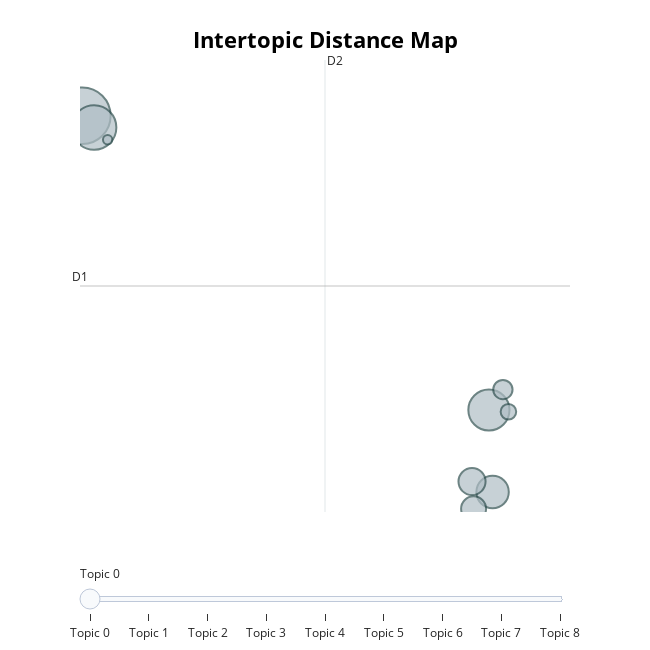

The cell this chart's notebook holds for it:
### Code cell
topic_adv_model.visualize_topics()

### Figure 1 — Plotly figure (JSON) as saved in the notebook; plotly's stock layout.template omitted (floating-point values rounded to 4 significant figures)
{"data": [{"customdata": [[0, "연차 | 회사 | 사용 | 사람 | 가능", 515], [1, "연차 | 복지 | 회사 | 사용 | 사람", 320], [2, "연차 | 복지 | 회사 | 사용 | 사람", 272], [3, "연차 | 회사 | 복지 | 사용 | 사람", 169], [4, "연차 | 복지 | 회사 | 사용 | 사람", 118], [5, "연차 | 사용 | 분위기 | 눈치 | 회사", 100], [6, "회사 | 분위기 | 사람 | 연차 | 눈치", 60], [7, "복지 | 회사 | 장점 | 연차 | 사람", 39], [8, "삼성 | 복지 | 자율 | 출퇴근 | 연봉", 14]], "hovertemplate": "<b>Topic %{customdata[0]}</b><br>%{customdata[1]}<br>Size: %{customdata[2]}", "legendgroup": "", "marker": {"color": "#B0BEC5", "line": {"color": "DarkSlateGrey", "width": 2}, "size": [515, 320, 272, 169, 118, 100, 60, 39, 14], "sizemode": "area", "sizeref": 0.3219, "symbol": "circle"}, "mode": "markers", "name": "", "orientation": "v", "showlegend": false, "type": "scatter", "x": [-0.3849, -0.09464, 9.682, 9.773, 9.264, 9.303, 10.03, 10.17, 0.2419], "xaxis": "x", "y": [10.71, 10.38, 2.237, -0.1249, 0.178, -0.6088, 2.828, 2.19, 10.02], "yaxis": "y"}], "layout": {"annotations": [{"showarrow": false, "text": "D1", "x": -0.4427, "y": 5.811, "yshift": 10}, {"showarrow": false, "text": "D2", "x": 5.624, "xshift": 10, "y": 12.32}], "height": 650, "hoverlabel": {"bgcolor": "white", "font": {"family": "Rockwell", "size": 16}}, "legend": {"itemsizing": "constant", "tracegroupgap": 0}, "margin": {"t": 60}, "shapes": [{"line": {"color": "#CFD8DC", "width": 2}, "type": "line", "x0": 5.624, "x1": 5.624, "y0": -0.7001, "y1": 12.32}, {"line": {"color": "#9E9E9E", "width": 2}, "type": "line", "x0": -0.4427, "x1": 11.69, "y0": 5.811, "y1": 5.811}], "sliders": [{"active": 0, "pad": {"t": 50}, "steps": [{"args": [{"marker.color": [["red", "#B0BEC5", "#B0BEC5", "#B0BEC5", "#B0BEC5", "#B0BEC5", "#B0BEC5", "#B0BEC5", "#B0BEC5"]]}], "label": "Topic 0", "method": "update"}, {"args": [{"marker.color": [["#B0BEC5", "red", "#B0BEC5", "#B0BEC5", "#B0BEC5", "#B0BEC5", "#B0BEC5", "#B0BEC5", "#B0BEC5"]]}], "label": "Topic 1", "method": "update"}, {"args": [{"marker.color": [["#B0BEC5", "#B0BEC5", "red", "#B0BEC5", "#B0BEC5", "#B0BEC5", "#B0BEC5", "#B0BEC5", "#B0BEC5"]]}], "label": "Topic 2", "method": "update"}, {"args": [{"marker.color": [["#B0BEC5", "#B0BEC5", "#B0BEC5", "red", "#B0BEC5", "#B0BEC5", "#B0BEC5", "#B0BEC5", "#B0BEC5"]]}], "label": "Topic 3", "method": "update"}, {"args": [{"marker.color": [["#B0BEC5", "#B0BEC5", "#B0BEC5", "#B0BEC5", "red", "#B0BEC5", "#B0BEC5", "#B0BEC5", "#B0BEC5"]]}], "label": "Topic 4", "method": "update"}, {"args": [{"marker.color": [["#B0BEC5", "#B0BEC5", "#B0BEC5", "#B0BEC5", "#B0BEC5", "red", "#B0BEC5", "#B0BEC5", "#B0BEC5"]]}], "label": "Topic 5", "method": "update"}, {"args": [{"marker.color": [["#B0BEC5", "#B0BEC5", "#B0BEC5", "#B0BEC5", "#B0BEC5", "#B0BEC5", "red", "#B0BEC5", "#B0BEC5"]]}], "label": "Topic 6", "method": "update"}, {"args": [{"marker.color": [["#B0BEC5", "#B0BEC5", "#B0BEC5", "#B0BEC5", "#B0BEC5", "#B0BEC5", "#B0BEC5", "red", "#B0BEC5"]]}], "label": "Topic 7", "method": "update"}, {"args": [{"marker.color": [["#B0BEC5", "#B0BEC5", "#B0BEC5", "#B0BEC5", "#B0BEC5", "#B0BEC5", "#B0BEC5", "#B0BEC5", "red"]]}], "label": "Topic 8", "method": "update"}]}], "title": {"font": {"color": "Black", "size": 22}, "text": "<b>Intertopic Distance Map</b>", "x": 0.5, "xanchor": "center", "y": 0.95, "yanchor": "top"}, "width": 650, "xaxis": {"anchor": "y", "domain": [0, 1], "range": [-0.4427, 11.69], "title": {"text": ""}, "visible": false}, "yaxis": {"anchor": "x", "domain": [0, 1], "range": [-0.7001, 12.32], "title": {"text": ""}, "visible": false}}}
